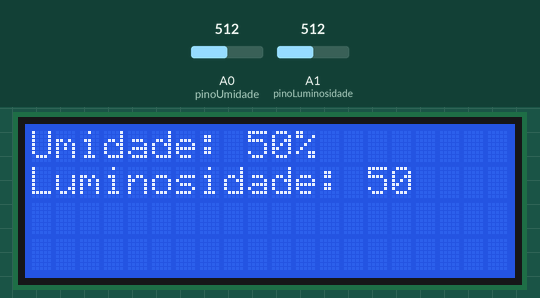
Bench run of a sketch on a simulated Arduino Uno, built with avr-gcc and run on an emulated ATmega328P. On the bench: 20×4 character LCD. Inputs (shaded band) come from the test bench; at power-on: A0 (pinoUmidade) = 512, A1 (pinoLuminosidade) = 512. What the sketch prints to the serial monitor is not drawn.

Above: at 1.2 s.
1.3 s: A0 (pinoUmidade) set to 716
At 2.9 s:
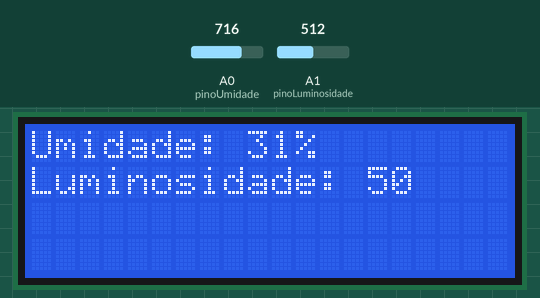
3.6 s: A1 (pinoLuminosidade) set to 306
At 5.4 s:
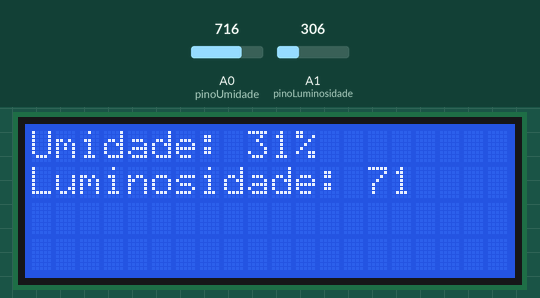
5.7 s: A0 (pinoUmidade) set to 900
At 6.8 s:
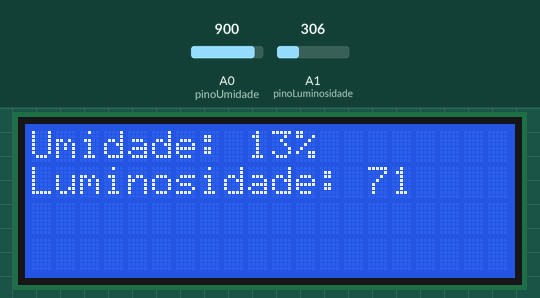
7.7 s: A1 (pinoLuminosidade) set to 122
At 9.4 s:
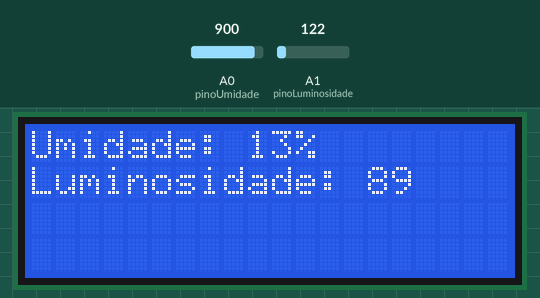
9.8 s: A1 (pinoLuminosidade) set to 5
At 10.7 s:
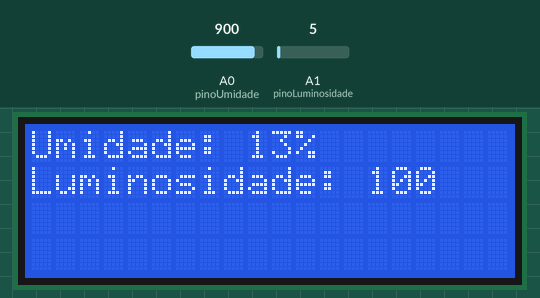
11.8 s: A0 (pinoUmidade) set to 1023
At 13.3 s:
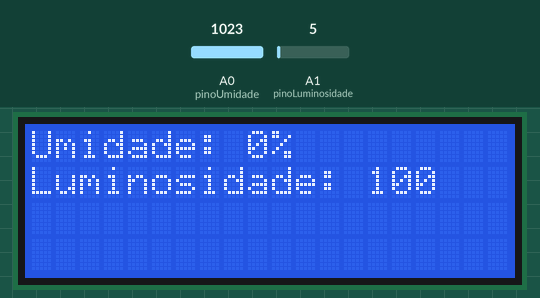
Timing chart, 0 to 14.8 s (numbered marks = the images above; inputs shaded):
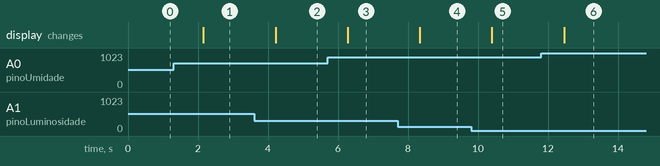

The sketch:

projeto_fis_experimental.ino
```cpp
#include<LiquidCrystal_I2C.h>
#include<string.h>

int pinoUmidade = A0;
int pinoLuminosidade = A1;
long int umidadeOutput;
long int luminosidadeOutput;
long int umidadeValor;
long int luminosidadeValor;

LiquidCrystal_I2C lcd(0x27,20,4);

void setup() {
  Serial.begin(9600);
  lcd.init();
  lcd.backlight();
}

void loop() {
  umidadeOutput = analogRead(pinoUmidade);
  luminosidadeOutput = analogRead(pinoLuminosidade);

  umidadeValor = map(umidadeOutput, 0, 1023, 100, 0);
  luminosidadeValor = map(luminosidadeOutput, 0, 1023, 100, 0);

  Serial.println(umidadeValor);
  Serial.println(luminosidadeValor);

  if (umidadeValor < 15) {
    digitalWrite(11, HIGH);
  }
  else {
    digitalWrite(11, LOW);
  }

  lcd.clear();
  lcd.print("Umidade: ");
  lcd.print(umidadeValor);
  lcd.print("%");
  lcd.setCursor(0,1);
  lcd.print("Luminosidade: ");
  lcd.print(luminosidadeValor);
  delay(1000);
}
```

Measured:
- after the input at 1.3 s, the display: changes after 0.85 s (image 1)
- after the input at 3.6 s, the display: changes after 0.62 s (image 2)
- after the input at 5.7 s, the display: changes after 0.58 s (image 3)
- after the input at 7.7 s, the display: changes after 0.64 s (image 4)
- after the input at 9.8 s, the display: changes after 0.60 s (image 5)
- after the input at 11.8 s, the display: changes after 0.66 s (image 6)
